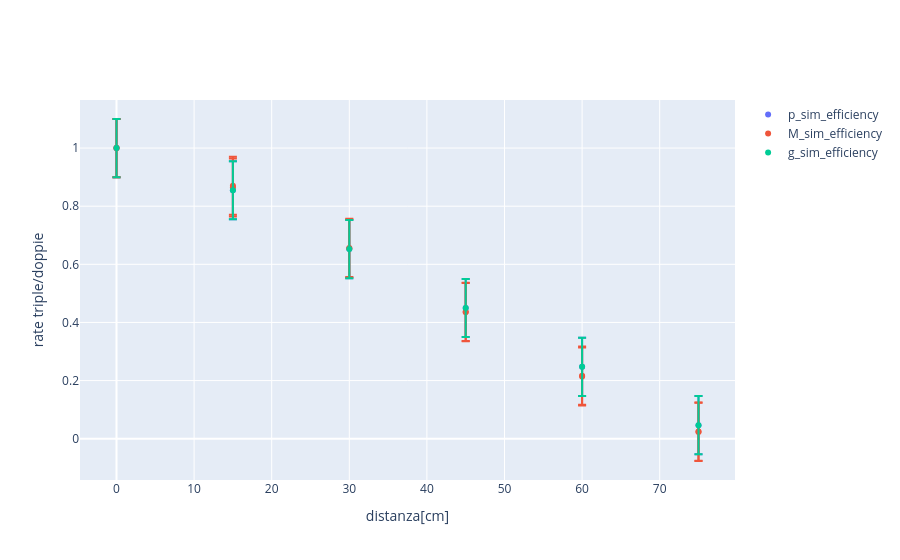

Notebook cell for this chart:
### Code cell
fig = go.Figure()

fig.add_trace( go.Scatter( x = sim_P['Mx'] , y = ((sim_P['triple'])/(sim_P['doppie'])) , mode = 'markers' , name = 'p_sim_efficiency' , error_y = dict( type='data' , array=0.1*np.ones_like(sim_P['Mx']) , visible = True)))


fig.add_trace( go.Scatter( x = sim_M['Mx'] , y = ((sim_M['triple'])/(sim_M['doppie'])) , mode = 'markers' , name = 'M_sim_efficiency' , error_y = dict( type='data' , array=0.1*np.ones_like(sim_M['Mx']) , visible = True)))

fig.add_trace( go.Scatter( x = sim_G['Mx'] , y = ((sim_G['triple'])/(sim_G['doppie'])) , mode = 'markers' , name = 'g_sim_efficiency' , error_y = dict( type='data' , array=0.1*np.ones_like(sim_G['Mx']) , visible = True)))


fig.update_xaxes( title_text = 'distanza[cm]')
fig.update_yaxes( title_text = 'rate triple/doppie')
fig.show()

### Figure 1 — Plotly figure (JSON) as saved in the notebook; plotly's stock layout.template omitted (floating-point values rounded to 4 significant figures)
{"data": [{"error_y": {"array": [0.1, 0.1, 0.1, 0.1, 0.1, 0.1], "type": "data", "visible": true}, "mode": "markers", "name": "p_sim_efficiency", "type": "scatter", "x": [0, 15, 30, 45, 60, 75], "y": [1.0, 0.8548, 0.6525, 0.4497, 0.2472, 0.04661]}, {"error_y": {"array": [0.1, 0.1, 0.1, 0.1, 0.1, 0.1, 0.1, 0.1, 0.1, 0.1, 0.1, 0.1], "type": "data", "visible": true}, "mode": "markers", "name": "M_sim_efficiency", "type": "scatter", "x": [0, 15, 30, 45, 60, 75, 0, 15, 30, 45, 60, 75], "y": [1.0, 0.8642, 0.6546, 0.4357, 0.217, 0.02439, 1.0, 0.8705, 0.6564, 0.4362, 0.2141, 0.02331]}, {"error_y": {"array": [0.1, 0.1, 0.1, 0.1, 0.1, 0.1], "type": "data", "visible": true}, "mode": "markers", "name": "g_sim_efficiency", "type": "scatter", "x": [0, 15, 30, 45, 60, 75], "y": [1.0, 0.8548, 0.6525, 0.4497, 0.2472, 0.04661]}], "layout": {"xaxis": {"title": {"text": "distanza[cm]"}}, "yaxis": {"title": {"text": "rate triple/doppie"}}}}
